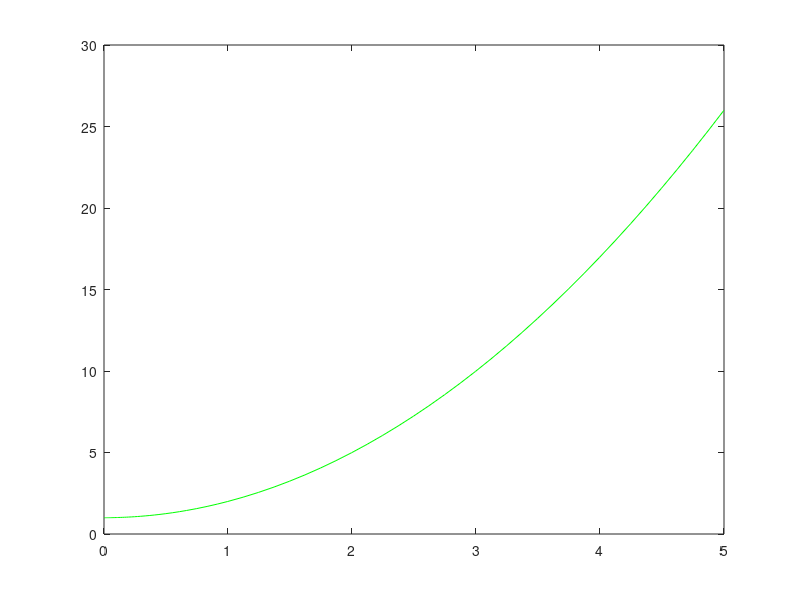
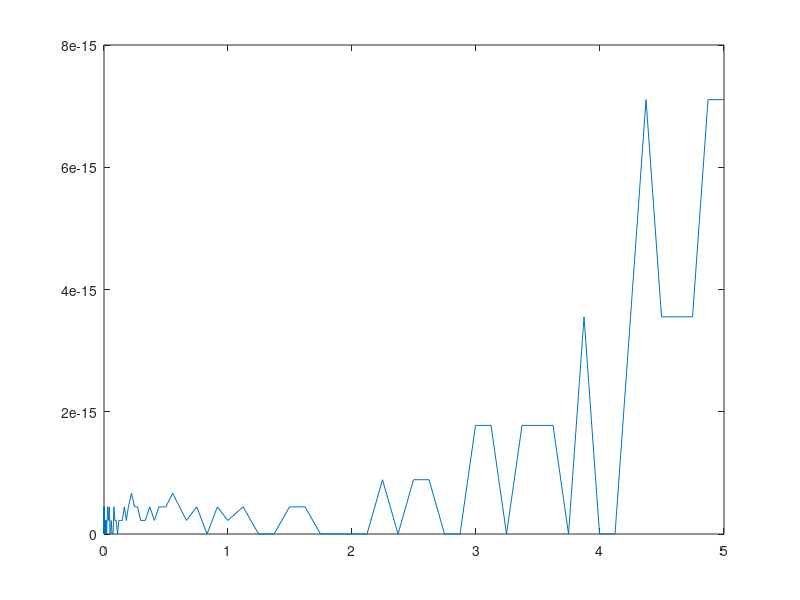
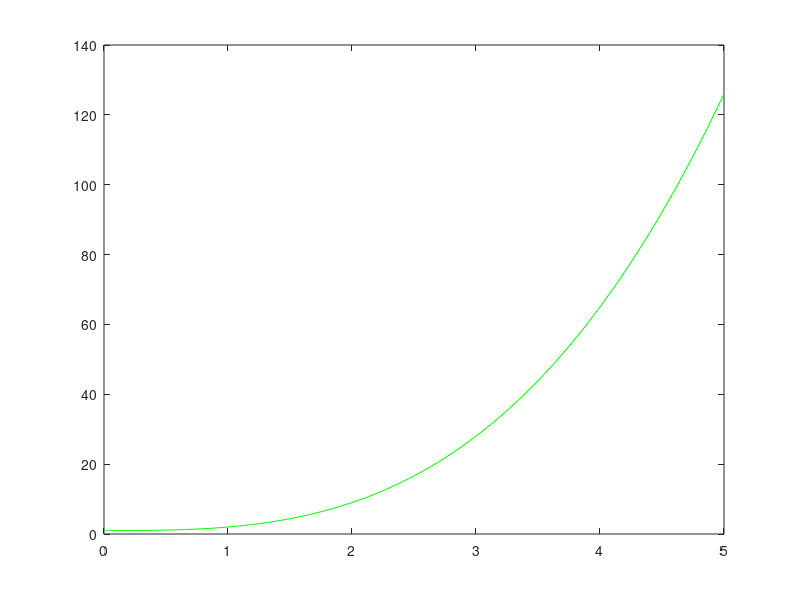
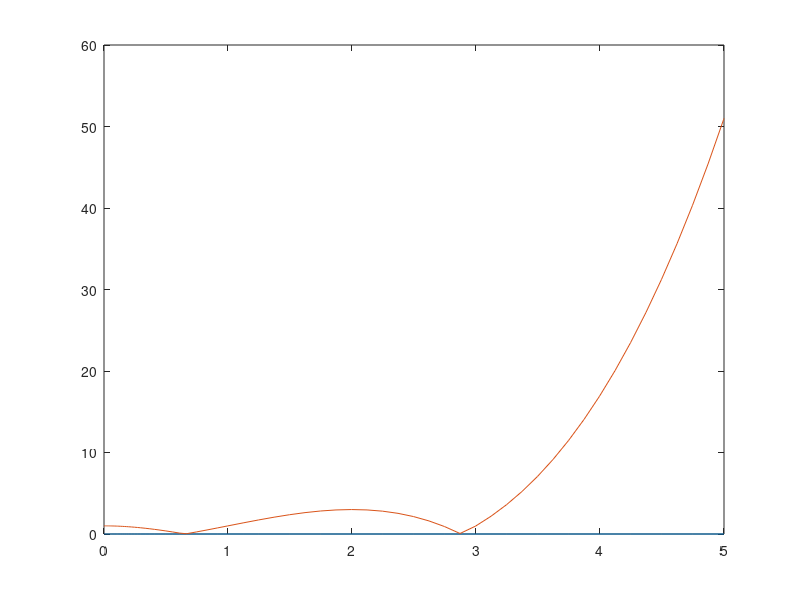

Here is the MATLAB script that generated these plots, in order:
1;
% a)
yPrime = @(t,y) 2*t;
[t,y] = ode45(yPrime,[0 5],1)

tocnaResitev = @(t) t.^2 + 1;
yTocnaResitev = tocnaResitev(t);

figure 1;
plot(t,y,"r");
plot(t,yTocnaResitev,"g");

figure 2;
plot(t,abs(y - yTocnaResitev));

% b)
y2Prime = @(t,y) 6*t;
F = @(t,Y) [Y(2); y2Prime(t,Y(2));];
[t,y] = ode45(F,[0 5],[1 0])

tocnaResitev = @(t) t.^3 + 1;
yTocnaResitev = tocnaResitev(t);

figure 3;
plot(t,y,"r");
plot(t,yTocnaResitev,"g");

figure 4;
plot(t,abs(y - yTocnaResitev));